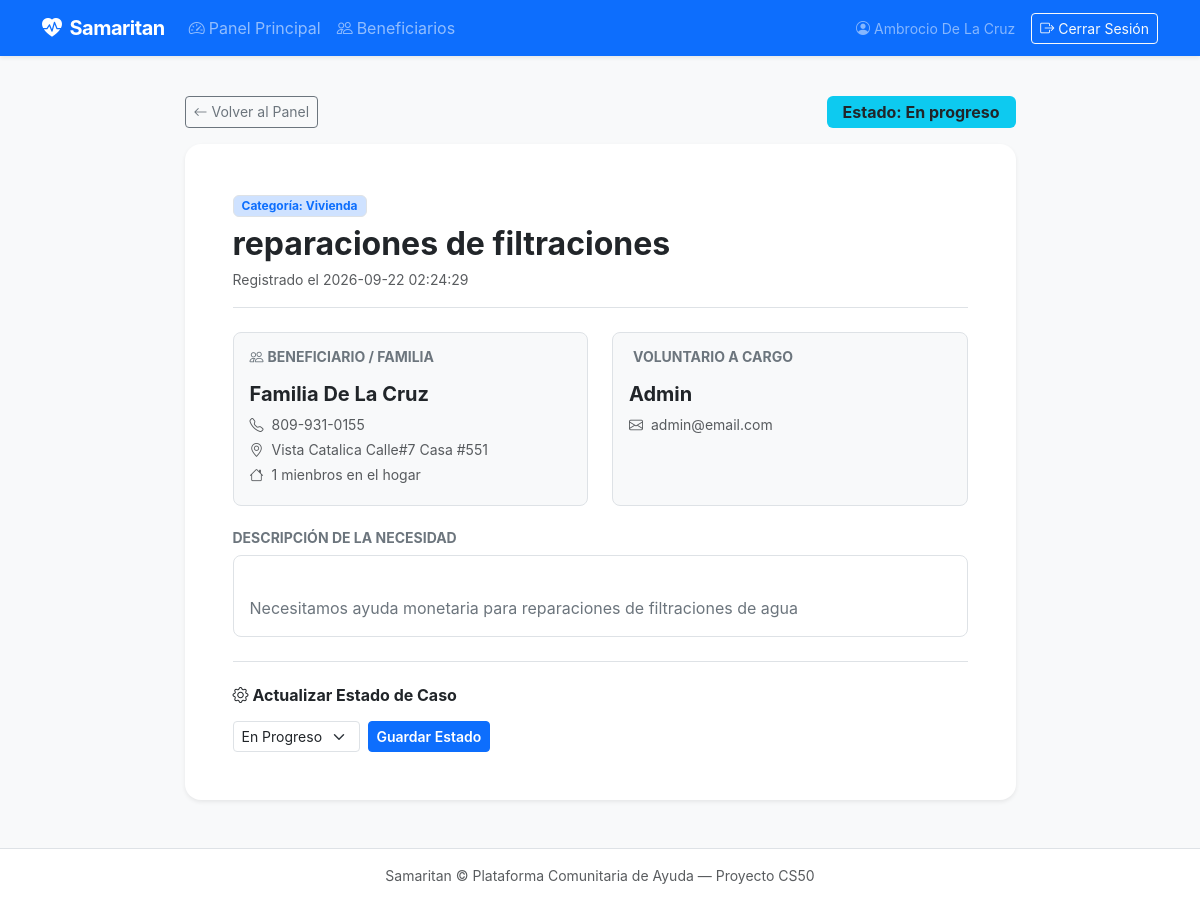
The app's page /cases/3 (signed in) with its own data.
### tables this page shows
CREATE TABLE cases (
    id INTEGER PRIMARY KEY AUTOINCREMENT,
    beneficiary_id INTEGER NOT NULL,
    case_type TEXT NOT NULL,
    category TEXT NOT NULL,
    status TEXT NOT NULL DEFAULT 'pending',
    volunteer_id INTEGER,
    description TEXT,
    created_at TIMESTAMP DEFAULT CURRENT_TIMESTAMP,
    FOREIGN KEY (beneficiary_id) REFERENCES beneficiaries(id) ON DELETE CASCADE,
    FOREIGN KEY (volunteer_id) REFERENCES users (id) ON DELETE SET NULL
);

CREATE TABLE beneficiaries (
    id INTEGER PRIMARY KEY AUTOINCREMENT,
    name TEXT NOT NULL,
    phone TEXT,
    location TEXT,
    household_size INTEGER DEFAULT 1,
    notes TEXT,
    created_at TIMESTAMP DEFAULT CURRENT_TIMESTAMP
);

CREATE TABLE users (
    id INTEGER PRIMARY KEY AUTOINCREMENT,
    name TEXT NOT NULL,
    email TEXT NOT NULL UNIQUE,
    hash TEXT NOT NULL,
    role TEXT NOT NULL DEFAULT 'volunteer',
    created_at TIMESTAMP DEFAULT CURRENT_TIMESTAMP
);

### app.py (the view)
@app.route("/cases/<int:case_id>")
@login_required
def case_detail(case_id):
  with get_db() as conn:
    case = conn.execute("""
      SELECT
        c.id, c.case_type, c.category, c.status, c.description, c.created_at ,
        b.id AS beneficiary_id, b.name AS beneficiary_name, b.phone AS beneficiary_phone,
        b.location AS beneficiary_location, b.household_size,
        u.id AS volunteer_id, u.name As volunteer_name, u.email AS volunteer_email
      FROM cases c
      JOIN beneficiaries b ON c.beneficiary_id = b.id
      LEFT JOIN users u ON c.volunteer_id = u.id
      WHERE c.id = ?;
      """,(case_id,)).fetchone()
    if case is None:
      flash("Case not found.", "error")
      return redirect("/")
  return render_template("case_detail.html", case=case)

### app.py (called while the page is built)
@app.after_request
def after_request(response):
    response.headers["Cache-Control"] = "no-cache, no-store, must-revalidate"
    response.headers["Expires"] = 0
    response.headers["Pragma"] = "no-cache"
    return response

### db.py (called while the page is built)
def get_db():
  if "db" not in g:
    g.db = sqlite3.connect(
      current_app.config["DATABASE"],
      detect_types=sqlite3.PARSE_DECLTYPES
    )
    g.db.row_factory = sqlite3.Row
  return g.db

def login_required(f):
  @wraps(f)
  def wrapper(*args, **kwargs):
    if session.get("user_id") is None:
      return redirect("/login")
    return f(*args, **kwargs)
  return wrapper

### templates/case_detail.html (shortened to what this page needs)
{% extends "layout.html" %}
{% block main %}
  <div class="row justify-content-center">
    <div class="col-12 col-lg-9">
      <div class="d-flex justify-content-between align items-center mb-3">
        <a href="/" class="btn btn-outline-secondary btn-sm">
          <i class="bi bi-arrow-left me-1"></i>Volver al Panel
        </a>
        <div>
          {% if case.status == 'pending' %}
            <span class="badge bg-warning text-dark fs-6 px-3 py-2">Estado: Pendiente</span>
          {% elif case.status == 'in_progress' %}
            <span class="badge bg-info text-dark fs-6 px-3 py-2">Estado: En progreso</span>
          {% else %}
            <span class="badge bg-success fs-6 px-3 py-2">Estado: Completado</span>
          {% endif %}
        </div>
      </div>
      <div class="card border-0 shadow-sm rounded-4 bg-white mb-4">
        <div class="card-body p-4 p-md-5">
          <div class="d-flex justify-content-between align-items-start border-bottom pb-3 mb-4">
            <div>
              <span class="badge bg-primary-subtle text-primary border px-2 py-1 mb-2">
                Categoría: {{ case.category }}
              </span>
              <h2 class="fw-bold text-dark mb-1">{{ case.case_type }}</h2>
              <span class="text-muted small">Registrado el {{ case.created_at }}</span>
            </div>
          </div>
          <div class="row g-4 mb-4">
            <div class="col-12 col-md-6">
              <div class="p-3 bg-light rounded-3 h-100 border">
                <h6 class="fw-bold text-secondary text-uppercase small mb-3">
                  <i class="bi bi-people me-1"></i>Beneficiario / Familia
                </h6>
                <h5 class="fw-bold text-dark mb-2">{{ case.beneficiary_name }}</h5>
                <p class="mb-1 text-muted small">
                  <i class="bi bi-telephone me-2"></i>{{ case.beneficiary_phone or 'Sin teléfono'}}
                </p>
                <p class="mb-1 text-muted small">
                  <i class="bi bi-geo-alt me-2"></i>{{ case.beneficiary_location or 'Sin dirección especificada'}}
                </p>
                <p class="mb-1 text-muted small">
                  <i class="bi bi-house me-2"></i>{{ case.beneficiary_household_size or 1}} mienbros en el hogar
                </p>
              </div>
            </div>
            <div class="col-12 col-md-6">
              <div class="p-3 bg-light rounded-3 h-100 border">
                <h6 class="fw-bold text-secondary text-uppercase small mb-3">
                  Voluntario a Cargo
                </h6>
                  {% if case.volunteer_name %}
                    <h5 class="fw-bold text-dark mb-2">{{ case.volunteer_name }}</h5>
                    <p class="mb-1 text-muted small">
                      <i class="bi bi-envelope me-2"></i>{{ case.volunteer_email}}
                    </p>
                  {% endif %}
              </div>
            </div>
          </div>
          <div class="mb-4">
            <h6 class="fw-bold text-secondary text-uppercase small mb-2">Descripción de la Necesidad</h6>
            <div class="p-3 rounded-3 bg-white border">
              <p class="mb-0 text-secondary" style="white-space: pre-line;">
                {{ case.description if case.description else 'No se ingresaron detalles adicionales.' }}
              </p>
            </div>
          </div>
          <div class="border-top pt-4">
            <h6 class="fw-bold text-dark mb-3"><i class="bi bi-gear me-1"></i>Actualizar Estado de Caso</h6>
            <form action="/cases/{{ case.id }}/status" method="post" class="row g-2 align-items-center">
              <div class="col-auto">
                <select name="status" class="form-select form-select-sm">
                  <option value="in_progress" {% if case.status == 'in_progress' %}selected{% endif %}>En Progreso</option>
                </select>
              </div>
              <div class="col-auto">
                <button type="submit" class="btn btn-primary btn-sm fw-semibold">
                  Guardar Estado
                </button>
              </div>
            </form>
          </div>
        </div>
      </div>
    </div>
  </div>
{% endblock %}

### static/css/styles.css (style rules this page uses)
:root { --samaritan-primary: #0d6efd; --samaritan-bg: #f8f9fa; }
body { background-color: var(--samaritan-bg); font-family: -apple-system, BlinkMacSystemFont, "Segoe UI", Roboto, "Helvetica Neue", Arial, sans-serif; color: #212529; }
.card { transition: transform 0.15s ease, box-shadow 0.15s ease; }
.rounded-4 { border-radius: 1rem !important; }

### records on screen
cases: category "Vivienda", case_type "reparaciones de filtraciones", created_at "2026-09-22 02:24:29", description "Necesitamos ayuda monetaria para reparaciones de filtraciones de agua", status "En Progreso"
beneficiaries: beneficiary_name "Familia De La Cruz", phone "809-931-0155", location "Vista Catalica Calle#7 Casa #551"
users: volunteer_name "Admin", volunteer_email "admin@email.com"

### other values on screen
{{ session.get("user_name", "Voluntario") }} "Ambrocio De La Cruz"
{{ case.beneficiary_household_size or 1 }} "1"
